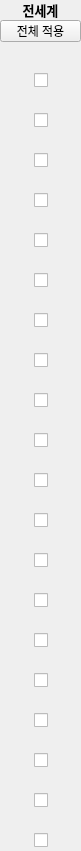
  <widget class="QWidget" name="widget_16" native="true">
   <property name="geometry">
    <rect>
     <x>1490</x>
     <y>20</y>
     <width>81</width>
     <height>851</height>
    </rect>
   </property>
   <widget class="QWidget" name="widget_8" native="true">
    <property name="geometry">
     <rect>
      <x>0</x>
      <y>70</y>
      <width>81</width>
      <height>781</height>
     </rect>
    </property>
    <widget class="QCheckBox" name="taxBox_15">
     <property name="geometry">
      <rect>
       <x>34</x>
       <y>560</y>
       <width>16</width>
       <height>20</height>
      </rect>
     </property>
     <property name="autoFillBackground">
      <bool>false</bool>
     </property>
     <property name="text">
      <string/>
     </property>
    </widget>
    <widget class="QCheckBox" name="taxBox_4">
     <property name="geometry">
      <rect>
       <x>34</x>
       <y>120</y>
       <width>16</width>
       <height>20</height>
      </rect>
     </property>
     <property name="autoFillBackground">
      <bool>false</bool>
     </property>
     <property name="text">
      <string/>
     </property>
    </widget>
    <widget class="QCheckBox" name="taxBox_14">
     <property name="geometry">
      <rect>
       <x>34</x>
       <y>520</y>
       <width>16</width>
       <height>20</height>
      </rect>
     </property>
     <property name="autoFillBackground">
      <bool>false</bool>
     </property>
     <property name="text">
      <string/>
     </property>
    </widget>
    <widget class="QCheckBox" name="taxBox_20">
     <property name="geometry">
      <rect>
       <x>34</x>
       <y>760</y>
       <width>16</width>
       <height>20</height>
      </rect>
     </property>
     <property name="autoFillBackground">
      <bool>false</bool>
     </property>
     <property name="text">
      <string/>
     </property>
    </widget>
    <widget class="QCheckBox" name="taxBox_13">
     <property name="geometry">
      <rect>
       <x>34</x>
       <y>480</y>
       <width>16</width>
       <height>20</height>
      </rect>
     </property>
     <property name="autoFillBackground">
      <bool>false</bool>
     </property>
     <property name="text">
      <string/>
     </property>
    </widget>
    <widget class="QCheckBox" name="taxBox_11">
     <property name="geometry">
      <rect>
       <x>34</x>
       <y>400</y>
       <width>16</width>
       <height>20</height>
      </rect>
     </property>
     <property name="autoFillBackground">
      <bool>false</bool>
     </property>
     <property name="text">
      <string/>
     </property>
    </widget>
    <widget class="QCheckBox" name="taxBox_12">
     <property name="geometry">
      <rect>
       <x>34</x>
       <y>440</y>
       <width>16</width>
       <height>20</height>
      </rect>
     </property>
     <property name="autoFillBackground">
      <bool>false</bool>
     </property>
     <property name="text">
      <string/>
     </property>
    </widget>
    <widget class="QCheckBox" name="taxBox_1">
     <property name="geometry">
      <rect>
       <x>34</x>
       <y>0</y>
       <width>16</width>
       <height>20</height>
      </rect>
     </property>
     <property name="autoFillBackground">
      <bool>false</bool>
     </property>
     <property name="text">
      <string/>
     </property>
    </widget>
    <widget class="QCheckBox" name="taxBox_19">
     <property name="geometry">
      <rect>
       <x>34</x>
       <y>720</y>
       <width>16</width>
       <height>20</height>
      </rect>
     </property>
     <property name="autoFillBackground">
      <bool>false</bool>
     </property>
     <property name="text">
      <string/>
     </property>
    </widget>
    <widget class="QCheckBox" name="taxBox_2">
     <property name="geometry">
      <rect>
       <x>34</x>
       <y>40</y>
       <width>16</width>
       <height>20</height>
      </rect>
     </property>
     <property name="autoFillBackground">
      <bool>false</bool>
     </property>
     <property name="text">
      <string/>
     </property>
    </widget>
    <widget class="QCheckBox" name="taxBox_10">
     <property name="geometry">
      <rect>
       <x>34</x>
       <y>360</y>
       <width>16</width>
       <height>20</height>
      </rect>
     </property>
     <property name="autoFillBackground">
      <bool>false</bool>
     </property>
     <property name="text">
      <string/>
     </property>
    </widget>
    <widget class="QCheckBox" name="taxBox_17">
     <property name="geometry">
      <rect>
       <x>34</x>
       <y>640</y>
       <width>16</width>
       <height>20</height>
      </rect>
     </property>
     <property name="autoFillBackground">
      <bool>false</bool>
     </property>
     <property name="text">
      <string/>
     </property>
    </widget>
    <widget class="QCheckBox" name="taxBox_6">
     <property name="geometry">
      <rect>
       <x>34</x>
       <y>200</y>
       <width>16</width>
       <height>20</height>
      </rect>
     </property>
     <property name="autoFillBackground">
      <bool>false</bool>
     </property>
     <property name="text">
      <string/>
     </property>
    </widget>
    <widget class="QCheckBox" name="taxBox_16">
     <property name="geometry">
      <rect>
       <x>34</x>
       <y>600</y>
       <width>16</width>
       <height>20</height>
      </rect>
     </property>
     <property name="autoFillBackground">
      <bool>false</bool>
     </property>
     <property name="text">
      <string/>
     </property>
    </widget>
    <widget class="QCheckBox" name="taxBox_7">
     <property name="geometry">
      <rect>
       <x>34</x>
       <y>240</y>
       <width>16</width>
       <height>20</height>
      </rect>
     </property>
     <property name="autoFillBackground">
      <bool>false</bool>
     </property>
     <property name="text">
      <string/>
     </property>
    </widget>
    <widget class="QCheckBox" name="taxBox_8">
     <property name="geometry">
      <rect>
       <x>34</x>
       <y>280</y>
       <width>16</width>
       <height>20</height>
      </rect>
     </property>
     <property name="autoFillBackground">
      <bool>false</bool>
     </property>
     <property name="text">
      <string/>
     </property>
    </widget>
    <widget class="QCheckBox" name="taxBox_5">
     <property name="geometry">
      <rect>
       <x>34</x>
       <y>160</y>
       <width>16</width>
       <height>20</height>
      </rect>
     </property>
     <property name="autoFillBackground">
      <bool>false</bool>
     </property>
     <property name="text">
      <string/>
     </property>
    </widget>
    <widget class="QCheckBox" name="taxBox_9">
     <property name="geometry">
      <rect>
       <x>34</x>
       <y>320</y>
       <width>16</width>
       <height>20</height>
      </rect>
     </property>
     <property name="autoFillBackground">
      <bool>false</bool>
     </property>
     <property name="text">
      <string/>
     </property>
    </widget>
    <widget class="QCheckBox" name="taxBox_3">
     <property name="geometry">
      <rect>
       <x>34</x>
       <y>80</y>
       <width>16</width>
       <height>20</height>
      </rect>
     </property>
     <property name="autoFillBackground">
      <bool>false</bool>
     </property>
     <property name="text">
      <string/>
     </property>
    </widget>
    <widget class="QCheckBox" name="taxBox_18">
     <property name="geometry">
      <rect>
       <x>34</x>
       <y>680</y>
       <width>16</width>
       <height>20</height>
      </rect>
     </property>
     <property name="autoFillBackground">
      <bool>false</bool>
     </property>
     <property name="text">
      <string/>
     </property>
    </widget>
   </widget>
   <widget class="QLabel" name="label_13">
    <property name="geometry">
     <rect>
      <x>0</x>
      <y>0</y>
      <width>81</width>
      <height>20</height>
     </rect>
    </property>
    <property name="font">
     <font>
      <pointsize>10</pointsize>
      <weight>75</weight>
      <bold>true</bold>
     </font>
    </property>
    <property name="text">
     <string>전세계</string>
    </property>
    <property name="alignment">
     <set>Qt::AlignCenter</set>
    </property>
   </widget>
   <widget class="QPushButton" name="taxAllBtn">
    <property name="geometry">
     <rect>
      <x>0</x>
      <y>20</y>
      <width>81</width>
      <height>22</height>
     </rect>
    </property>
    <property name="text">
     <string>전체 적용</string>
    </property>
   </widget>
  </widget>
